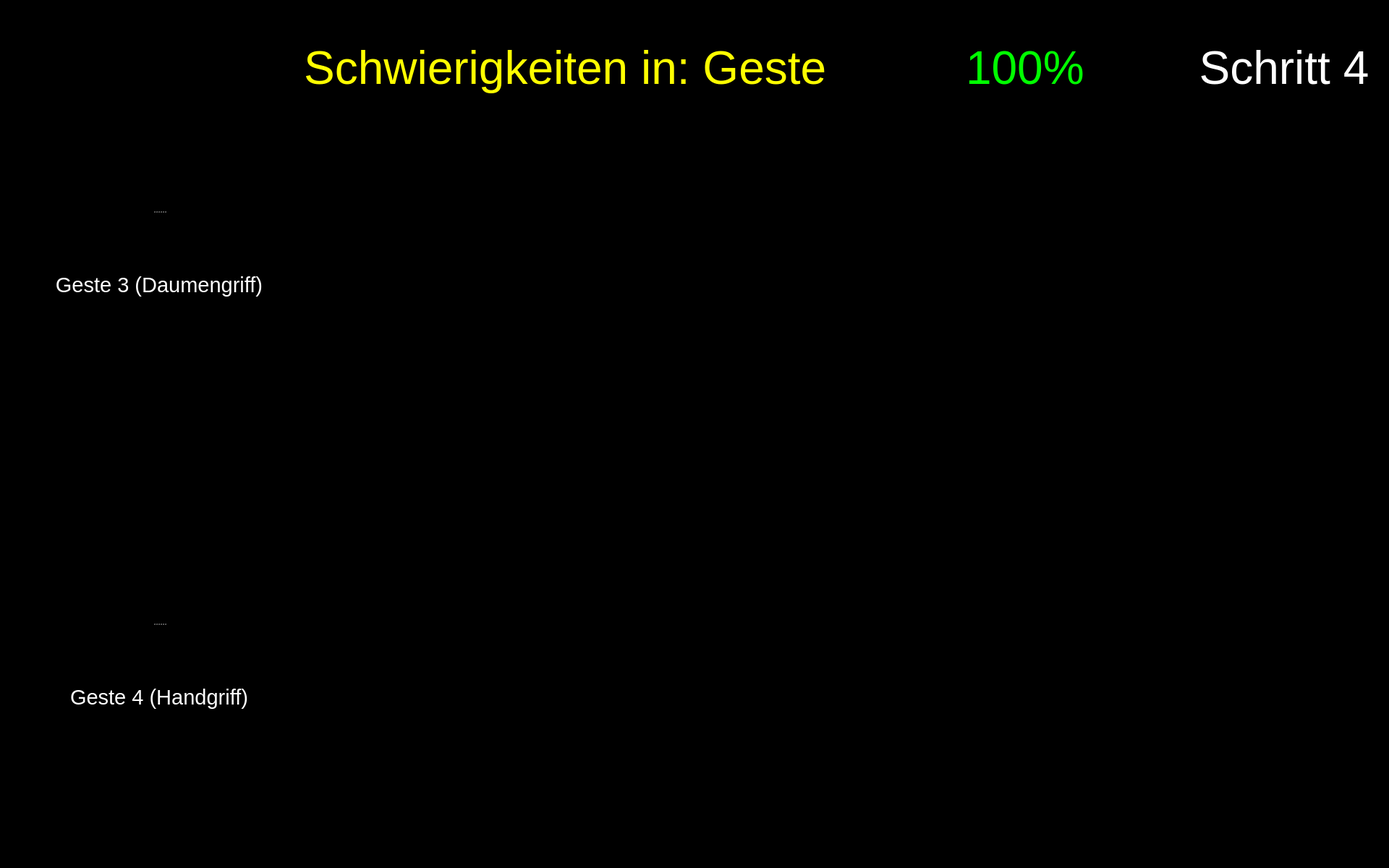
<?xml version="1.0" encoding="UTF-8"?>
<ui version="4.0">
 <class>Form</class>
 <widget class="QWidget" name="Form">
  <property name="geometry">
   <rect>
    <x>0</x>
    <y>0</y>
    <width>1920</width>
    <height>1200</height>
   </rect>
  </property>
  <property name="maximumSize">
   <size>
    <width>1920</width>
    <height>1200</height>
   </size>
  </property>
  <property name="windowTitle">
   <string>Form</string>
  </property>
  <property name="styleSheet">
   <string notr="true">background-color: rgb(0, 0, 0);</string>
  </property>
  <widget class="QPushButton" name="button_nav_left">
   <property name="enabled">
    <bool>true</bool>
   </property>
   <property name="geometry">
    <rect>
     <x>800</x>
     <y>560</y>
     <width>150</width>
     <height>150</height>
    </rect>
   </property>
   <property name="minimumSize">
    <size>
     <width>81</width>
     <height>81</height>
    </size>
   </property>
   <property name="maximumSize">
    <size>
     <width>150</width>
     <height>150</height>
    </size>
   </property>
   <property name="cursor">
    <cursorShape>OpenHandCursor</cursorShape>
   </property>
   <property name="focusPolicy">
    <enum>Qt::WheelFocus</enum>
   </property>
   <property name="contextMenuPolicy">
    <enum>Qt::DefaultContextMenu</enum>
   </property>
   <property name="layoutDirection">
    <enum>Qt::LeftToRight</enum>
   </property>
   <property name="autoFillBackground">
    <bool>false</bool>
   </property>
   <property name="styleSheet">
    <string notr="true"/>
   </property>
   <property name="icon">
    <iconset resource="resources/res.qrc">
     <normaloff>:/buttons/Button Left.svg</normaloff>:/buttons/Button Left.svg</iconset>
   </property>
   <property name="iconSize">
    <size>
     <width>144</width>
     <height>144</height>
    </size>
   </property>
   <property name="autoDefault">
    <bool>false</bool>
   </property>
   <property name="default">
    <bool>false</bool>
   </property>
   <property name="flat">
    <bool>true</bool>
   </property>
  </widget>
  <widget class="QPushButton" name="button_nav_right">
   <property name="enabled">
    <bool>true</bool>
   </property>
   <property name="geometry">
    <rect>
     <x>960</x>
     <y>560</y>
     <width>150</width>
     <height>150</height>
    </rect>
   </property>
   <property name="minimumSize">
    <size>
     <width>81</width>
     <height>81</height>
    </size>
   </property>
   <property name="maximumSize">
    <size>
     <width>150</width>
     <height>150</height>
    </size>
   </property>
   <property name="cursor">
    <cursorShape>OpenHandCursor</cursorShape>
   </property>
   <property name="focusPolicy">
    <enum>Qt::WheelFocus</enum>
   </property>
   <property name="contextMenuPolicy">
    <enum>Qt::DefaultContextMenu</enum>
   </property>
   <property name="layoutDirection">
    <enum>Qt::LeftToRight</enum>
   </property>
   <property name="autoFillBackground">
    <bool>false</bool>
   </property>
   <property name="styleSheet">
    <string notr="true"/>
   </property>
   <property name="icon">
    <iconset resource="resources/res.qrc">
     <normaloff>:/buttons/Button Right.svg</normaloff>:/buttons/Button Right.svg</iconset>
   </property>
   <property name="iconSize">
    <size>
     <width>144</width>
     <height>144</height>
    </size>
   </property>
   <property name="autoDefault">
    <bool>false</bool>
   </property>
   <property name="default">
    <bool>false</bool>
   </property>
   <property name="flat">
    <bool>true</bool>
   </property>
  </widget>
  <widget class="QWidget" name="widget_score" native="true">
   <property name="geometry">
    <rect>
     <x>1180</x>
     <y>20</y>
     <width>450</width>
     <height>150</height>
    </rect>
   </property>
   <widget class="QWidget" name="horizontalLayoutWidget_2">
    <property name="geometry">
     <rect>
      <x>-1</x>
      <y>-1</y>
      <width>451</width>
      <height>152</height>
     </rect>
    </property>
    <layout class="QHBoxLayout" name="horizontalLayout_2">
     <item>
      <widget class="QLabel" name="score_flag">
       <property name="enabled">
        <bool>true</bool>
       </property>
       <property name="sizePolicy">
        <sizepolicy hsizetype="Preferred" vsizetype="Preferred">
         <horstretch>0</horstretch>
         <verstretch>0</verstretch>
        </sizepolicy>
       </property>
       <property name="maximumSize">
        <size>
         <width>150</width>
         <height>150</height>
        </size>
       </property>
       <property name="text">
        <string/>
       </property>
       <property name="pixmap">
        <pixmap resource="resources/res.qrc">:/img/Score Flag.svg</pixmap>
       </property>
      </widget>
     </item>
     <item>
      <widget class="QLabel" name="label_text_score">
       <property name="font">
        <font>
         <pointsize>48</pointsize>
        </font>
       </property>
       <property name="styleSheet">
        <string notr="true">color: rgb(0, 255, 0);</string>
       </property>
       <property name="text">
        <string>&lt;html&gt;&lt;head/&gt;&lt;body&gt;&lt;p&gt;&lt;span style=&quot; color:#00ff00;&quot;&gt;100%&lt;/span&gt;&lt;/p&gt;&lt;/body&gt;&lt;/html&gt;</string>
       </property>
       <property name="alignment">
        <set>Qt::AlignLeading|Qt::AlignLeft|Qt::AlignVCenter</set>
       </property>
       <property name="wordWrap">
        <bool>true</bool>
       </property>
      </widget>
     </item>
    </layout>
   </widget>
  </widget>
  <widget class="QLabel" name="label_text_step">
   <property name="geometry">
    <rect>
     <x>1650</x>
     <y>20</y>
     <width>250</width>
     <height>150</height>
    </rect>
   </property>
   <property name="font">
    <font>
     <family>Arial</family>
     <pointsize>48</pointsize>
     <weight>9</weight>
     <italic>false</italic>
     <bold>false</bold>
    </font>
   </property>
   <property name="styleSheet">
    <string notr="true">font: 75 48pt &quot;Arial&quot;;
color: rgb(255, 255, 255);</string>
   </property>
   <property name="text">
    <string>Schritt 4</string>
   </property>
   <property name="textFormat">
    <enum>Qt::RichText</enum>
   </property>
   <property name="alignment">
    <set>Qt::AlignCenter</set>
   </property>
   <property name="wordWrap">
    <bool>true</bool>
   </property>
  </widget>
  <widget class="QPushButton" name="button_exit">
   <property name="enabled">
    <bool>true</bool>
   </property>
   <property name="geometry">
    <rect>
     <x>1760</x>
     <y>1040</y>
     <width>150</width>
     <height>150</height>
    </rect>
   </property>
   <property name="minimumSize">
    <size>
     <width>81</width>
     <height>81</height>
    </size>
   </property>
   <property name="maximumSize">
    <size>
     <width>150</width>
     <height>150</height>
    </size>
   </property>
   <property name="cursor">
    <cursorShape>OpenHandCursor</cursorShape>
   </property>
   <property name="focusPolicy">
    <enum>Qt::WheelFocus</enum>
   </property>
   <property name="contextMenuPolicy">
    <enum>Qt::DefaultContextMenu</enum>
   </property>
   <property name="icon">
    <iconset resource="resources/res.qrc">
     <normaloff>:/buttons/Button Exit.svg</normaloff>:/buttons/Button Exit.svg</iconset>
   </property>
   <property name="iconSize">
    <size>
     <width>144</width>
     <height>144</height>
    </size>
   </property>
   <property name="autoDefault">
    <bool>false</bool>
   </property>
   <property name="default">
    <bool>false</bool>
   </property>
   <property name="flat">
    <bool>true</bool>
   </property>
  </widget>
  <widget class="QLabel" name="label_plot_2">
   <property name="geometry">
    <rect>
     <x>490</x>
     <y>760</y>
     <width>850</width>
     <height>340</height>
    </rect>
   </property>
   <property name="maximumSize">
    <size>
     <width>1200</width>
     <height>480</height>
    </size>
   </property>
   <property name="font">
    <font>
     <pointsize>48</pointsize>
    </font>
   </property>
   <property name="styleSheet">
    <string notr="true">color: rgb(255, 255, 255);</string>
   </property>
   <property name="text">
    <string/>
   </property>
   <property name="scaledContents">
    <bool>true</bool>
   </property>
  </widget>
  <widget class="QLabel" name="icon_expert_2">
   <property name="enabled">
    <bool>true</bool>
   </property>
   <property name="geometry">
    <rect>
     <x>490</x>
     <y>810</y>
     <width>100</width>
     <height>100</height>
    </rect>
   </property>
   <property name="sizePolicy">
    <sizepolicy hsizetype="Preferred" vsizetype="Preferred">
     <horstretch>0</horstretch>
     <verstretch>0</verstretch>
    </sizepolicy>
   </property>
   <property name="maximumSize">
    <size>
     <width>100</width>
     <height>100</height>
    </size>
   </property>
   <property name="text">
    <string/>
   </property>
   <property name="pixmap">
    <pixmap resource="resources/res.qrc">:/img/Icon Expert.png</pixmap>
   </property>
   <property name="scaledContents">
    <bool>true</bool>
   </property>
  </widget>
  <widget class="QLabel" name="icon_reaction_2">
   <property name="enabled">
    <bool>true</bool>
   </property>
   <property name="geometry">
    <rect>
     <x>1400</x>
     <y>820</y>
     <width>200</width>
     <height>200</height>
    </rect>
   </property>
   <property name="sizePolicy">
    <sizepolicy hsizetype="Preferred" vsizetype="Preferred">
     <horstretch>0</horstretch>
     <verstretch>0</verstretch>
    </sizepolicy>
   </property>
   <property name="maximumSize">
    <size>
     <width>200</width>
     <height>200</height>
    </size>
   </property>
   <property name="text">
    <string/>
   </property>
   <property name="scaledContents">
    <bool>true</bool>
   </property>
  </widget>
  <widget class="QLabel" name="label_plot_1">
   <property name="geometry">
    <rect>
     <x>490</x>
     <y>180</y>
     <width>850</width>
     <height>340</height>
    </rect>
   </property>
   <property name="maximumSize">
    <size>
     <width>1200</width>
     <height>480</height>
    </size>
   </property>
   <property name="font">
    <font>
     <pointsize>48</pointsize>
    </font>
   </property>
   <property name="styleSheet">
    <string notr="true">color: rgb(255, 255, 255);</string>
   </property>
   <property name="text">
    <string/>
   </property>
   <property name="scaledContents">
    <bool>true</bool>
   </property>
  </widget>
  <widget class="QLabel" name="label_trouble">
   <property name="geometry">
    <rect>
     <x>260</x>
     <y>20</y>
     <width>900</width>
     <height>150</height>
    </rect>
   </property>
   <property name="font">
    <font>
     <family>Arial</family>
     <pointsize>48</pointsize>
     <weight>9</weight>
     <italic>false</italic>
     <bold>false</bold>
    </font>
   </property>
   <property name="styleSheet">
    <string notr="true">font: 75 48pt &quot;Arial&quot;;
color: rgb(255, 255, 0);</string>
   </property>
   <property name="text">
    <string>Schwierigkeiten in: Geste </string>
   </property>
   <property name="textFormat">
    <enum>Qt::RichText</enum>
   </property>
   <property name="alignment">
    <set>Qt::AlignRight|Qt::AlignTrailing|Qt::AlignVCenter</set>
   </property>
   <property name="wordWrap">
    <bool>true</bool>
   </property>
  </widget>
  <widget class="QLabel" name="icon_newbie_1">
   <property name="enabled">
    <bool>true</bool>
   </property>
   <property name="geometry">
    <rect>
     <x>490</x>
     <y>380</y>
     <width>100</width>
     <height>100</height>
    </rect>
   </property>
   <property name="sizePolicy">
    <sizepolicy hsizetype="Preferred" vsizetype="Preferred">
     <horstretch>0</horstretch>
     <verstretch>0</verstretch>
    </sizepolicy>
   </property>
   <property name="maximumSize">
    <size>
     <width>100</width>
     <height>100</height>
    </size>
   </property>
   <property name="text">
    <string/>
   </property>
   <property name="pixmap">
    <pixmap resource="resources/res.qrc">:/img/Icon User.png</pixmap>
   </property>
   <property name="scaledContents">
    <bool>true</bool>
   </property>
  </widget>
  <widget class="QLabel" name="image_step">
   <property name="geometry">
    <rect>
     <x>1650</x>
     <y>170</y>
     <width>250</width>
     <height>250</height>
    </rect>
   </property>
   <property name="font">
    <font>
     <pointsize>48</pointsize>
    </font>
   </property>
   <property name="styleSheet">
    <string notr="true">color: rgb(255, 255, 255);</string>
   </property>
   <property name="text">
    <string/>
   </property>
   <property name="pixmap">
    <pixmap resource="resources/res.qrc">:/detected steps/Detected Step4 Button.png</pixmap>
   </property>
   <property name="alignment">
    <set>Qt::AlignCenter</set>
   </property>
   <property name="wordWrap">
    <bool>true</bool>
   </property>
  </widget>
  <widget class="QLabel" name="icon_expert_1">
   <property name="enabled">
    <bool>true</bool>
   </property>
   <property name="geometry">
    <rect>
     <x>490</x>
     <y>220</y>
     <width>100</width>
     <height>100</height>
    </rect>
   </property>
   <property name="sizePolicy">
    <sizepolicy hsizetype="Preferred" vsizetype="Preferred">
     <horstretch>0</horstretch>
     <verstretch>0</verstretch>
    </sizepolicy>
   </property>
   <property name="maximumSize">
    <size>
     <width>100</width>
     <height>100</height>
    </size>
   </property>
   <property name="text">
    <string/>
   </property>
   <property name="pixmap">
    <pixmap resource="resources/res.qrc">:/img/Icon Expert.png</pixmap>
   </property>
   <property name="scaledContents">
    <bool>true</bool>
   </property>
  </widget>
  <widget class="QLabel" name="icon_newbie_2">
   <property name="enabled">
    <bool>true</bool>
   </property>
   <property name="geometry">
    <rect>
     <x>490</x>
     <y>960</y>
     <width>100</width>
     <height>100</height>
    </rect>
   </property>
   <property name="sizePolicy">
    <sizepolicy hsizetype="Preferred" vsizetype="Preferred">
     <horstretch>0</horstretch>
     <verstretch>0</verstretch>
    </sizepolicy>
   </property>
   <property name="maximumSize">
    <size>
     <width>100</width>
     <height>100</height>
    </size>
   </property>
   <property name="text">
    <string/>
   </property>
   <property name="pixmap">
    <pixmap resource="resources/res.qrc">:/img/Icon User.png</pixmap>
   </property>
   <property name="scaledContents">
    <bool>true</bool>
   </property>
  </widget>
  <widget class="QLabel" name="icon_reaction_1">
   <property name="enabled">
    <bool>true</bool>
   </property>
   <property name="geometry">
    <rect>
     <x>1400</x>
     <y>250</y>
     <width>200</width>
     <height>200</height>
    </rect>
   </property>
   <property name="sizePolicy">
    <sizepolicy hsizetype="Preferred" vsizetype="Preferred">
     <horstretch>0</horstretch>
     <verstretch>0</verstretch>
    </sizepolicy>
   </property>
   <property name="maximumSize">
    <size>
     <width>200</width>
     <height>200</height>
    </size>
   </property>
   <property name="text">
    <string/>
   </property>
   <property name="scaledContents">
    <bool>true</bool>
   </property>
  </widget>
  <widget class="QSplitter" name="splitter_6">
   <property name="geometry">
    <rect>
     <x>60</x>
     <y>780</y>
     <width>320</width>
     <height>282</height>
    </rect>
   </property>
   <property name="orientation">
    <enum>Qt::Vertical</enum>
   </property>
   <widget class="QLabel" name="image_required_5">
    <property name="maximumSize">
     <size>
      <width>320</width>
      <height>240</height>
     </size>
    </property>
    <property name="text">
     <string/>
    </property>
    <property name="pixmap">
     <pixmap resource="resources/res.qrc">:/img/step3_gesture4.png</pixmap>
    </property>
    <property name="scaledContents">
     <bool>true</bool>
    </property>
   </widget>
   <widget class="QLabel" name="text_required_5">
    <property name="font">
     <font>
      <family>Arial</family>
      <pointsize>22</pointsize>
      <weight>9</weight>
      <italic>false</italic>
      <bold>false</bold>
     </font>
    </property>
    <property name="styleSheet">
     <string notr="true">font: 75 22pt &quot;Arial&quot;;
color: rgb(255, 255, 255);</string>
    </property>
    <property name="text">
     <string>Geste 4 (Handgriff)</string>
    </property>
    <property name="textFormat">
     <enum>Qt::PlainText</enum>
    </property>
    <property name="alignment">
     <set>Qt::AlignCenter</set>
    </property>
    <property name="wordWrap">
     <bool>true</bool>
    </property>
   </widget>
  </widget>
  <widget class="QSplitter" name="splitter_5">
   <property name="geometry">
    <rect>
     <x>60</x>
     <y>210</y>
     <width>320</width>
     <height>282</height>
    </rect>
   </property>
   <property name="orientation">
    <enum>Qt::Vertical</enum>
   </property>
   <widget class="QLabel" name="image_required_4">
    <property name="maximumSize">
     <size>
      <width>320</width>
      <height>240</height>
     </size>
    </property>
    <property name="text">
     <string/>
    </property>
    <property name="pixmap">
     <pixmap resource="resources/res.qrc">:/img/step3_gesture3.png</pixmap>
    </property>
    <property name="scaledContents">
     <bool>true</bool>
    </property>
   </widget>
   <widget class="QLabel" name="text_required_4">
    <property name="font">
     <font>
      <family>Arial</family>
      <pointsize>22</pointsize>
      <weight>9</weight>
      <italic>false</italic>
      <bold>false</bold>
     </font>
    </property>
    <property name="styleSheet">
     <string notr="true">font: 75 22pt &quot;Arial&quot;;
color: rgb(255, 255, 255);</string>
    </property>
    <property name="text">
     <string>Geste 3 (Daumengriff)</string>
    </property>
    <property name="textFormat">
     <enum>Qt::PlainText</enum>
    </property>
    <property name="alignment">
     <set>Qt::AlignCenter</set>
    </property>
    <property name="wordWrap">
     <bool>true</bool>
    </property>
   </widget>
  </widget>
 </widget>
 <resources>
  <include location="resources/res.qrc"/>
  <include location="../en/resources/res.qrc"/>
 </resources>
 <connections/>
</ui>
